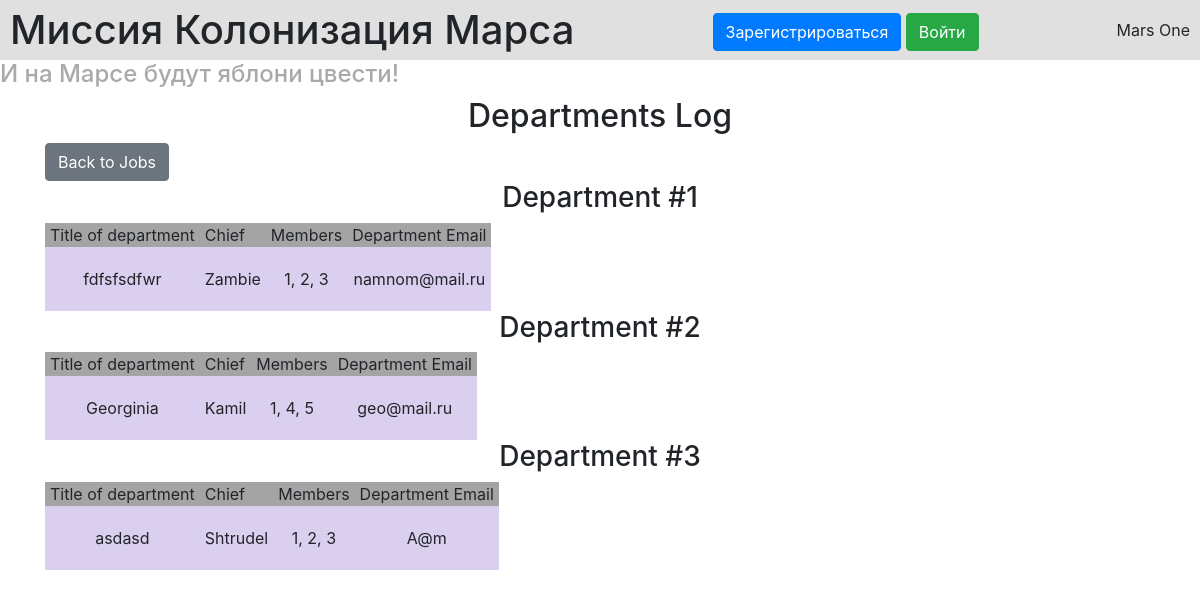
The page /departments on the database its author committed.
### data/__all_models.py (models this page shows, shortened)
class Departament(SqlAlchemyBase):
    __tablename__ = "departaments"
    id = Column(Integer, primary_key=True, autoincrement=True)
    title = Column(String)
    chief = Column(Integer, ForeignKey("users.id"))
    members = Column(String)
    email = Column(String, unique=True)
    user = relationship("User")

class User(SqlAlchemyBase, UserMixin, SerializerMixin):
    __tablename__ = 'users'
    id = Column(Integer, primary_key=True, autoincrement=True)
    name = Column(String)
    email = Column(String, unique=True)
    from_city = Column(String)
    hashed_password = Column(String)

### main.py (the view)
@app.route('/departments')
def show_departments():
    session = db_session.create_session()
    departments = session.query(Departament).all()
    return render_template("department_table.html", department_list=departments)

### data/db_session.py (called while the page is built)
def create_session() -> orm.Session:
    global __factory
    return __factory()

### templates/department_table.html (shortened to what this page needs)
{% extends "base.html" %}
{% block department_table %}
    <h2>Departments Log</h2>
    <span>
        <a href="/" class="btn btn-secondary">Back to Jobs</a>
    </span>
    {% for item in department_list %}
        <h3>Department #{{ item.id }}</h3>
        <table>
            <thead>
                <tr>
                    <th>Title of department</th>
                    <th>Chief</th>
                    <th>Members</th>
                    <th>Department Email</th>
                </tr>
            </thead>
            <tbody>
                <tr>
                    <td>{{ item.title }}</td>
                    <td>{{ item.user.name }}</td>
                    <td>{{ item.members }}</td>
                    <td>{{ item.email }}</td>
                </tr>
            </tbody>
        </table>
    {% endfor %}
{% endblock %}

### static/css/style.css (style rules this page uses)
th { font-size: 16; font-weight: 400; }
thead th { background-color: rgb(164, 164, 164); padding: 0px 5px; }
tbody td { background-color: rgb(218, 207, 238); text-align: center; padding: 20px 5px; }
h2, h3 { text-align: center; }

### rows shown on the page
Departament: id "1", title "fdfsfsdfwr", user.name "Zambie", members "1, 2, 3", email "namnom@mail.ru"
Departament: id "2", title "Georginia", user.name "Kamil", members "1, 4, 5", email "geo@mail.ru"
Departament: id "3", title "asdasd", user.name "Shtrudel", members "1, 2, 3", email "A@m"
